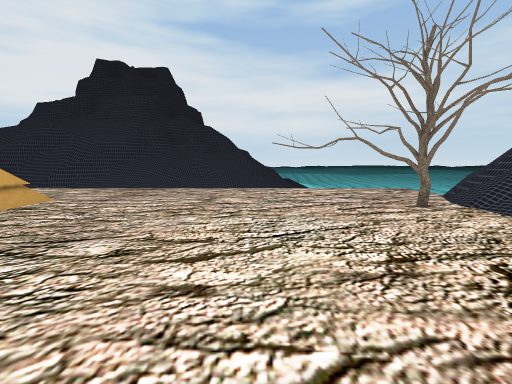
view 1 (above)

24 first-person views from a walk through a 3-D level made in the Unity game engine. The camera is 1.5 m above the floor, tilts 6° down and sees 85° across. The floor is counted in squares, 2 m on a side. Each view is taken from the middle of a square. On the plan, view 1 faces up. The plan holds only what a view shows up to about 10 squares ahead; the rest is blank. The place goes on beyond the plan. The player is left out. Some surface patterns are stand-ins.

view 2
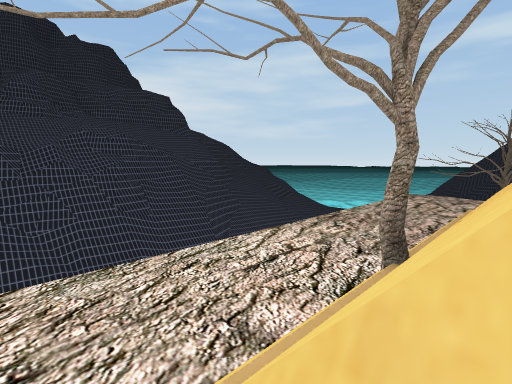

view 3
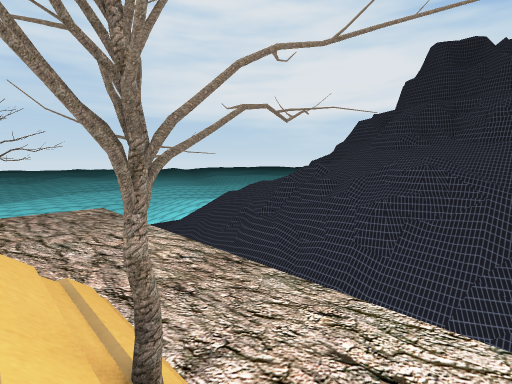

view 4
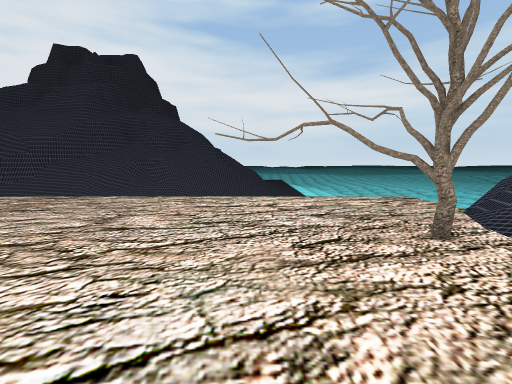

view 5
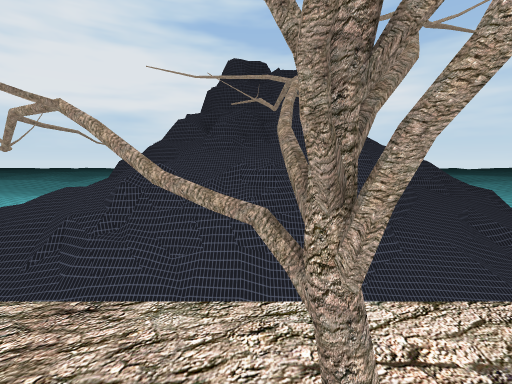

view 6
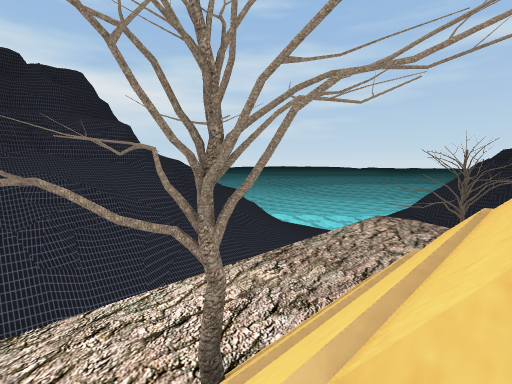

view 7
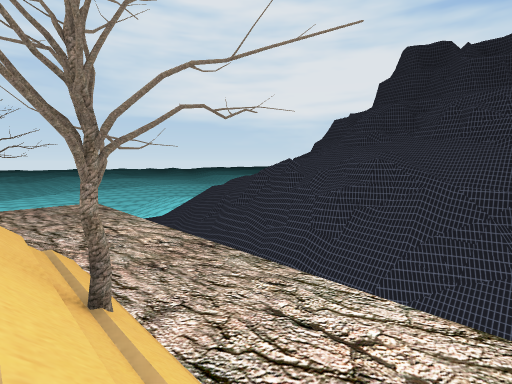

view 8
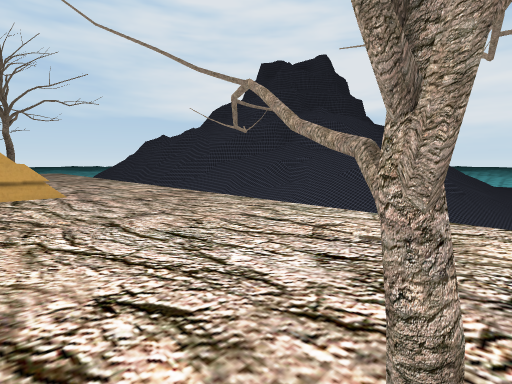

view 9
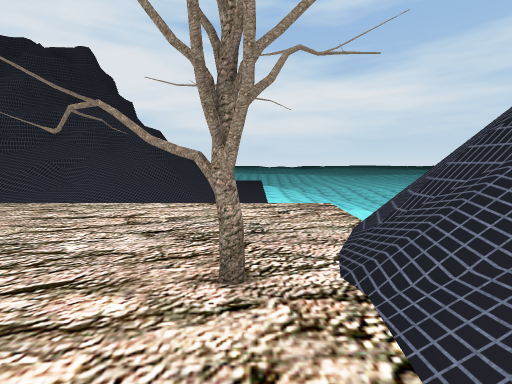

view 10
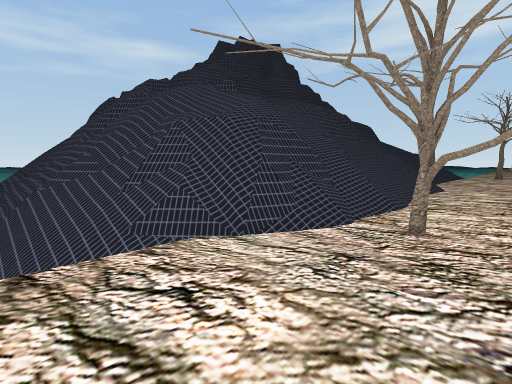

view 11
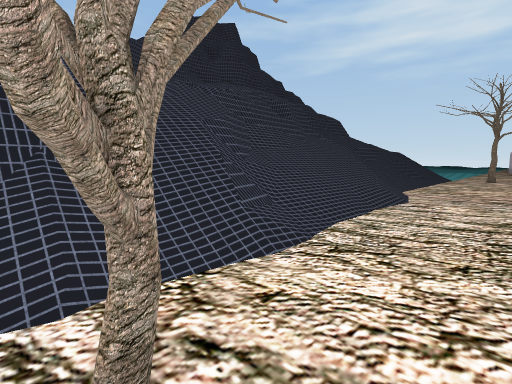

view 12
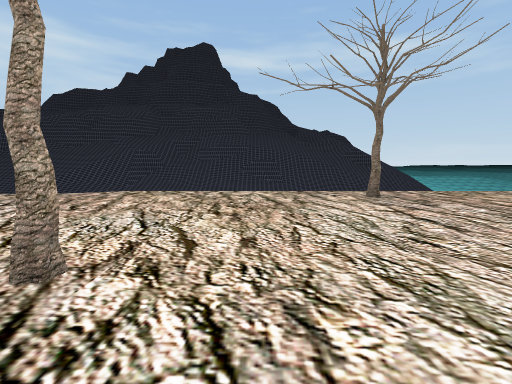

view 13
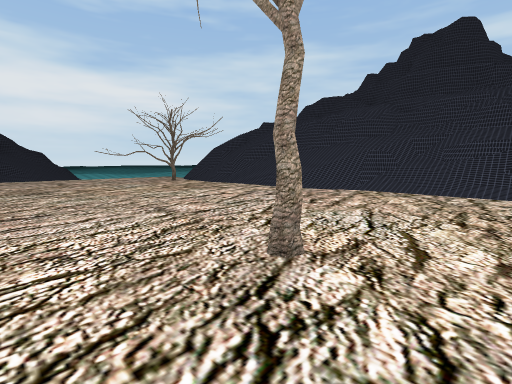

view 14
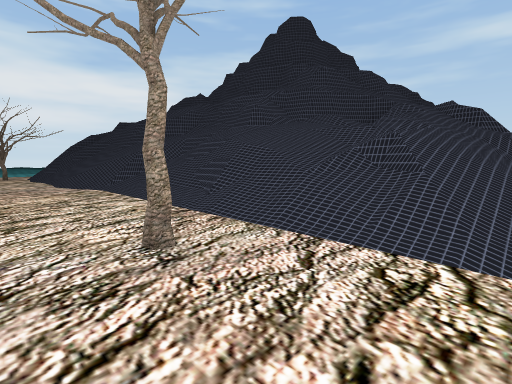

view 15
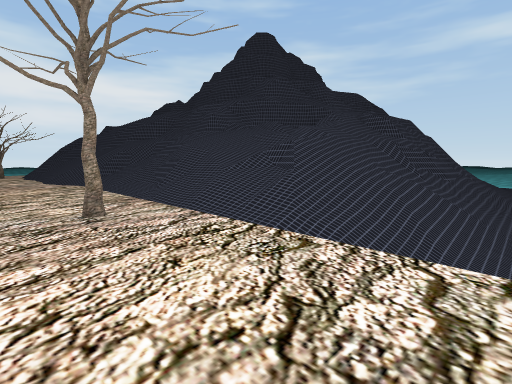

view 16
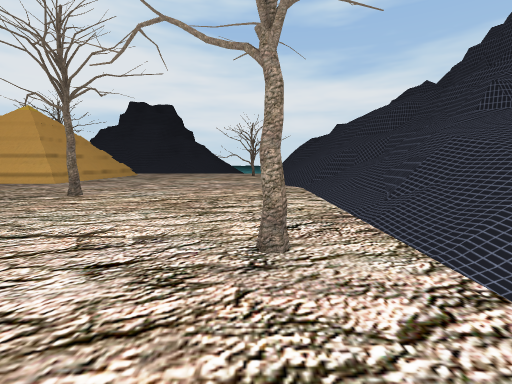

view 17
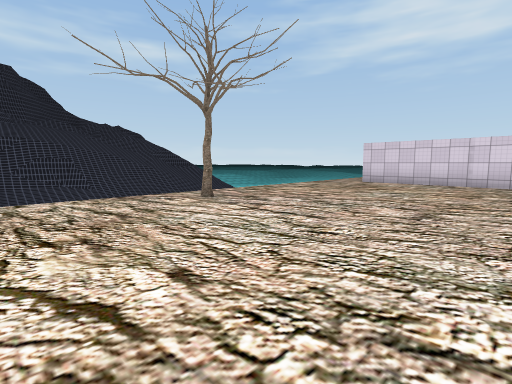

view 18
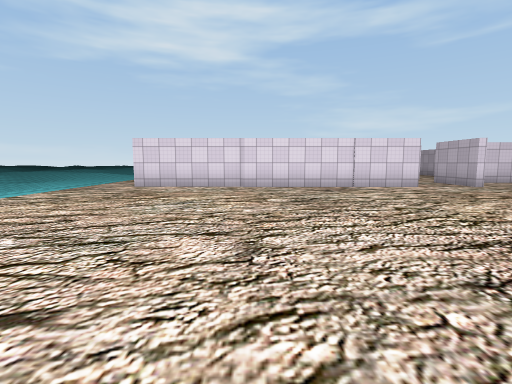

view 19
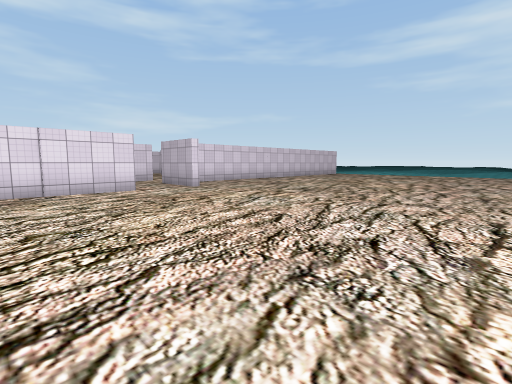

view 20
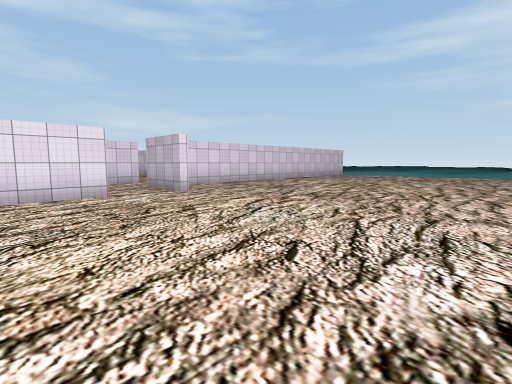

view 21
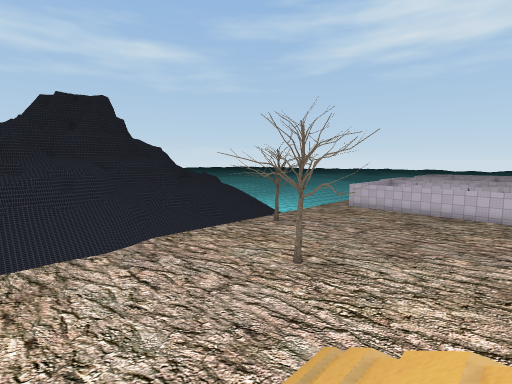

view 22
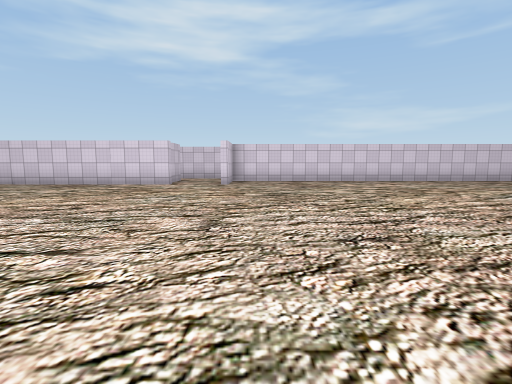

view 23
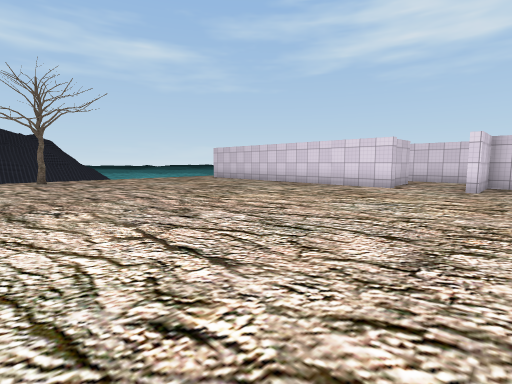

view 24
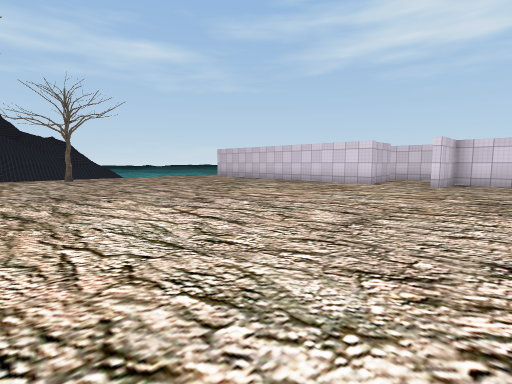

### Floor plan
Key: @ floor where view 1 was taken; # wall or solid block; . main floor; - floor 1.5 m lower than the main floor; : floor 3 m higher than the main floor; + floor 3.25 m higher than the main floor; * floor 3.5 m higher than the main floor; / step, stairs or slope.
Columns run from 15 left of view 1 to 14 right of it. Each row starts with its distance up from view 1.
 11  ////     ##  //
 10  ///### ###/////
  9 ///#######/////
  8 //...../////////////// // //
  7 ....................#/#//##///
  6 ...................//##### ///
  5 .....//#////......#/##   #  #
  4 ..   ///////......./#     ##
  3       //    ......./
  2          /  .......//#
  1             .......//#
  0          ///...@...//#
 -1          ///.......//##
 -2           ..........//##
 -3          ...........///#
 -4          ...........//##
 -5          .....#...../#/###
 -6      ...............////####
 -7      ...............///*/#/#
 -8   ..................///:/ /#
 -9 ..................#.///+////
-10 ..................../#///##/#
-11 ....................////#####
-12 ..................../////////
-13 .................... --/////
-14 ....................
-15 ....................
-16 .......#.##########.

Where each view was taken, in squares from view 1:
view 1: 0 up, 0 right, facing up
view 2: 4 up, 10 left, facing up-right
view 3: 4 up, 6 left, facing up-left
view 4: 2 up, 1 right, facing up
view 5: 4 up, 8 left, facing up
view 6: 3 up, 9 left, facing up-right
view 7: 4 up, 5 left, facing up-left
view 8: 4 up, 3 right, facing up-left
view 9: 3 up, 3 right, facing up
view 10: 8 up, 2 right, facing down-right
view 11: 5 up, 2 right, facing down-right
view 12: 6 down, 3 left, facing right
view 13: 6 down, 3 left, facing up-right
view 14: 11 down, 2 right, facing up-right
view 15: 13 down, 2 right, facing up-right
view 16: 11 down, 3 right, facing up
view 17: 5 down, 2 left, facing down-right
view 18: 7 down, 1 left, facing down
view 19: 8 down, 3 left, facing down-left
view 20: 9 down, 4 left, facing down-left
view 21: 2 up, 6 left, facing down-right
view 22: 6 down, 9 left, facing down
view 23: 7 down, 9 left, facing down-right
view 24: 6 down, 10 left, facing down-right
